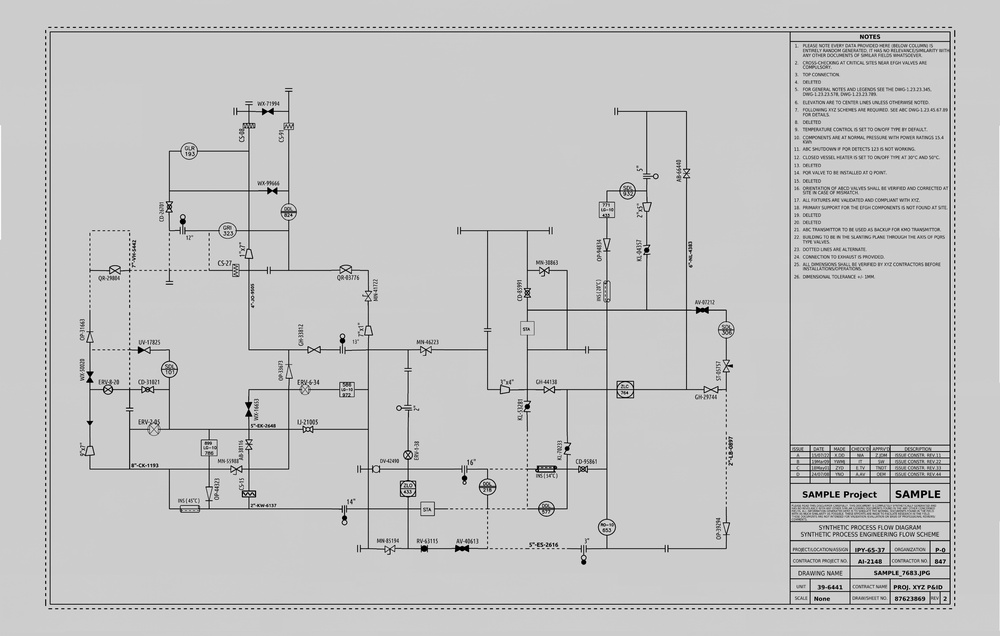
#> input picture Line and Text/0.jpg, 1000 x 636 px, shrunk from 7168 x 4561 before the run
$ python -i line.py   (imports and definitions only)
#> lines starting #> are read from the running program, lines starting #| are printed output that depends on the picture; after the words box and inside, x2 and y2 are one past the last pixel; in counts of white or black regions, pixels touching at a corner belong together
### Line and Text/crop.py
# crop.py
import cv2

def crop_pid_diagram(image_path):
    """Enhanced cropping to remove extra text and focus on the main diagram."""
#> called with image_path = '0.jpg'
    img = cv2.imread(image_path)
#> img is the input picture: shape (636, 1000, 3); min 0, max 255, mean 197.3
    if img is None:
        raise ValueError(f"Error loading image: {image_path}")

    gray = cv2.cvtColor(img, cv2.COLOR_BGR2GRAY)
    edges = cv2.Canny(gray, 50, 150)
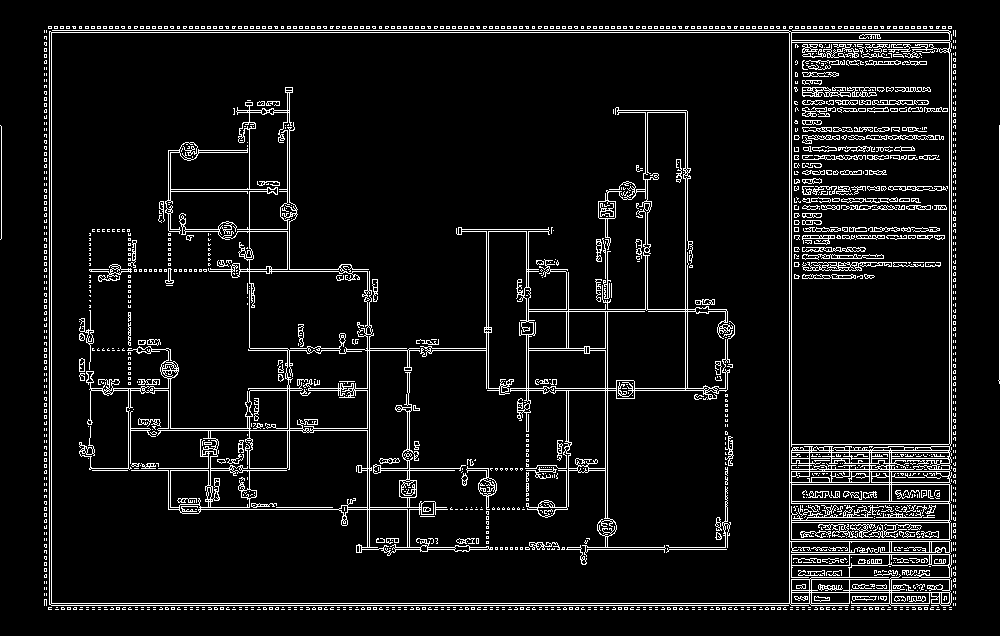
#> edges: shape (636, 1000); 7.5% white in thin lines or dots

    contours, _ = cv2.findContours(edges, cv2.RETR_EXTERNAL, cv2.CHAIN_APPROX_SIMPLE)
#> contours = 664 contours, 662 with area under 20; largest, box (x1, y1, x2, y2) and area: (49, 30, 952, 606) 513478, (852, 596, 877, 601) 72
    filtered_contours = [cnt for cnt in contours if cv2.contourArea(cnt) > 10000]  # Ignore small noise
#> filtered_contours = 1 contour; box (x1, y1, x2, y2) and area: (49, 30, 952, 606) 513478

    if not filtered_contours:
        raise ValueError("No suitable contour found for cropping.")

    max_contour = max(filtered_contours, key=cv2.contourArea)
#> max_contour = contour of 145 points, box (x1, y1, x2, y2) (49, 30, 952, 606), area 513478
    x, y, w, h = cv2.boundingRect(max_contour)
#> x = 49; y = 30; w = 903; h = 576

    if w > h:  # Remove right side assuming text notes
        w = int(w * 0.77)
#> w = 695

    return img[y:y+h, x:x+w]
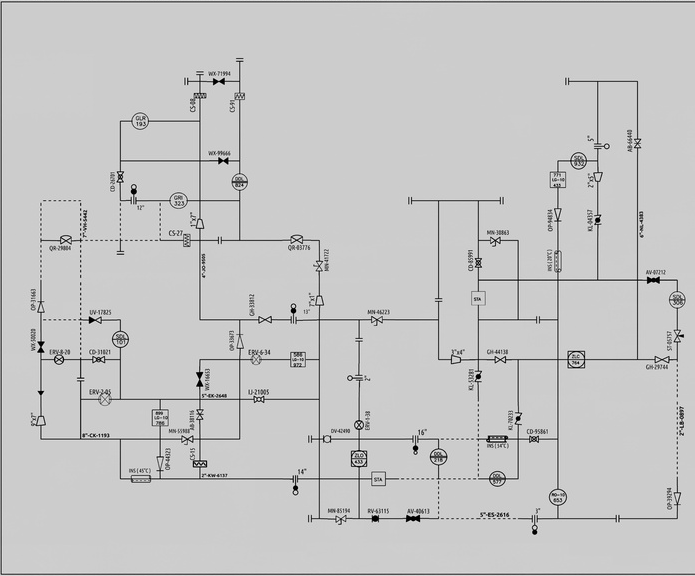
#> returned value: shape (576, 695, 3); min 0, max 255, mean 198.4

### Line and Text/line.py
# line.py
import cv2
import numpy as np
import pandas as pd
from crop import crop_pid_diagram
import matplotlib.pyplot as plt

def remove_symbols_and_detect_lines(image_path, output_csv_path='detected_lines.csv'):
    """Detect lines in a P&ID diagram after cropping and symbol removal."""
    # Load and crop the image to remove extra text
    cropped_image = crop_pid_diagram(image_path)

    # Convert cropped image to grayscale
    img = cv2.cvtColor(cropped_image, cv2.COLOR_BGR2GRAY)
#> img: shape (576, 695)

    # Step 1: Adaptive Threshold for symbol detection
    symbol_mask = cv2.adaptiveThreshold(
        img, 255, cv2.ADAPTIVE_THRESH_GAUSSIAN_C, cv2.THRESH_BINARY_INV, 11, 2
    )
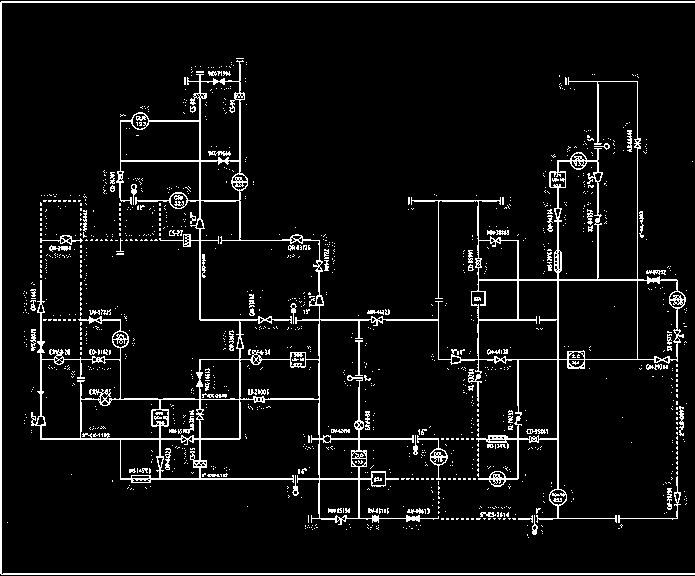
#> symbol_mask: shape (576, 695); 6.3% white in thin lines or dots

    # Step 2: Morphological operations to refine the mask (Larger kernel)
    kernel = np.ones((5, 5), np.uint8)  # Increased kernel size to remove symbols better
    refined_mask = cv2.morphologyEx(symbol_mask, cv2.MORPH_CLOSE, kernel, iterations=4)
#> refined_mask: shape (576, 695); 18.5% white; 9 white regions (7 under 20 px), largest, box (x1, y1, x2, y2) and area: (23, 58, 695, 538) 68852, (0, 0, 695, 576) 5316
    refined_mask = cv2.erode(refined_mask, kernel, iterations=2)  # Reduce noise further
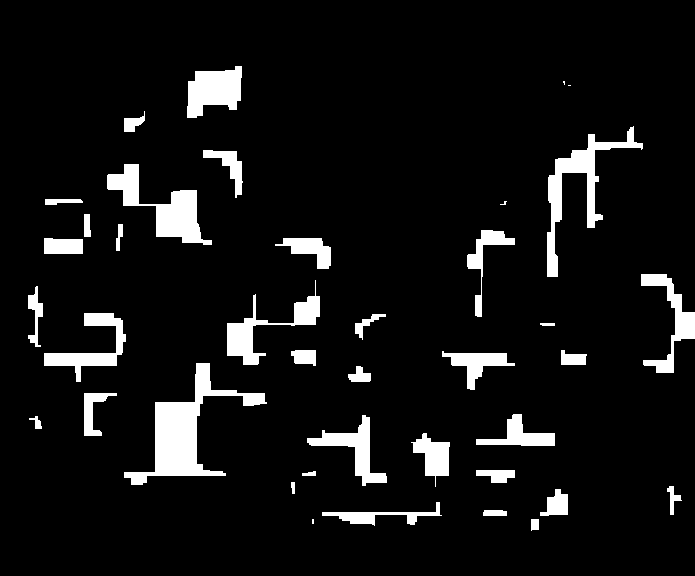
#> refined_mask: shape (576, 695); 7.6% white; 39 white regions (4 under 20 px), largest, box (x1, y1, x2, y2) and area: (124, 363, 267, 485) 4613, (547, 126, 643, 277) 2898, (107, 164, 212, 245) 2865

    # Step 3: Inpaint to remove symbols while preserving lines
    img_no_symbols = cv2.inpaint(img, refined_mask, inpaintRadius=7, flags=cv2.INPAINT_TELEA)
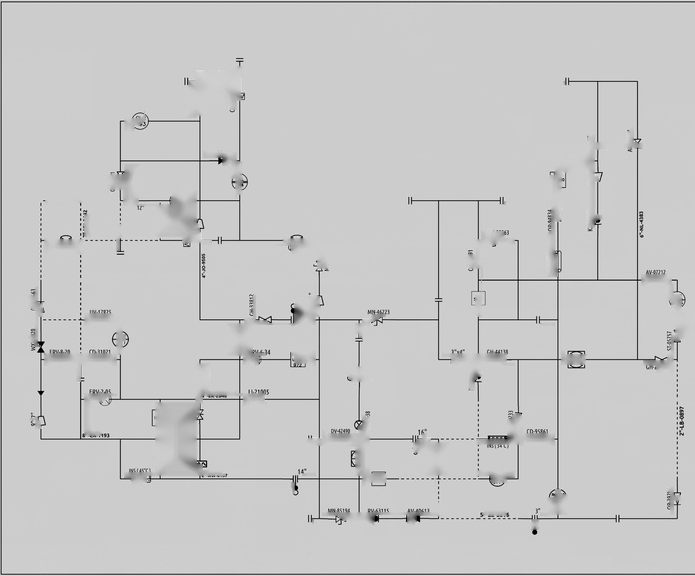
#> img_no_symbols: shape (576, 695); min 0, max 255, mean 199.1

    # Step 4: Contrast enhancement using CLAHE
    clahe = cv2.createCLAHE(clipLimit=2.0, tileGridSize=(8, 8))
    img_enhanced = clahe.apply(img_no_symbols)

    # Step 5: Canny Edge Detection
    edges = cv2.Canny(img_enhanced, 50, 150)
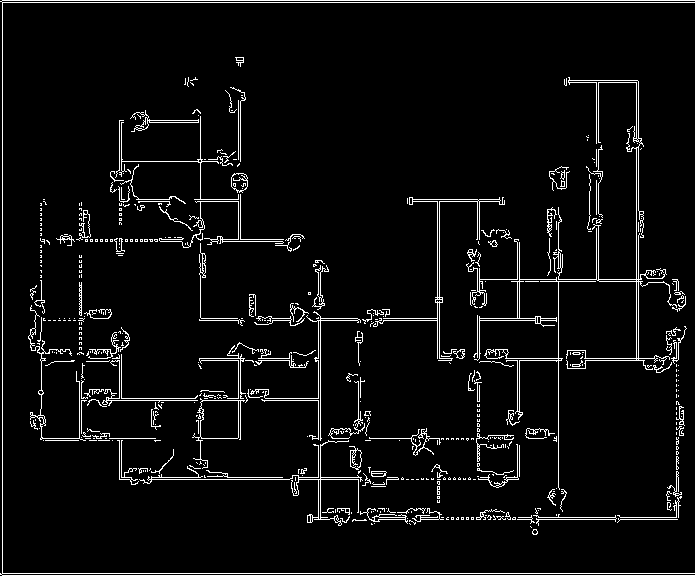
#> edges: shape (576, 695); 4.9% white in thin lines or dots

    # Step 6: Hough Line Transform for line detection (better settings)
    lines = cv2.HoughLinesP(edges, 1, np.pi / 180, threshold=140, minLineLength=40, maxLineGap=15)
#> lines = 44 rows, first 6: [0, 573, 694, 573], [2, 2, 694, 2], [2, 0, 694, 0], [2, 575, 694, 575], [2, 572, 2, 3], [199, 320, 439, 320]

    # Step 7: Filter out short or irrelevant lines
    line_data = []  # List to store detected line coordinates
    img_colored = cv2.cvtColor(cropped_image, cv2.COLOR_BGR2RGB)  # Convert to RGB
    img_height, img_width = img.shape[:2]  # Get image size
#> img_height = 576; img_width = 695

    if lines is not None:
        for line in lines:
            x1, y1, x2, y2 = line[0]
            length = np.sqrt((x2 - x1) ** 2 + (y2 - y1) ** 2)

            # Remove very short lines (noise)
            if length < 30:
                continue

            # Filter lines by angle to avoid false detections from text
            angle = np.arctan2(y2 - y1, x2 - x1) * 180 / np.pi
            if -10 <= angle <= 10 or 80 <= abs(angle) <= 100:  # Keep mostly horizontal & vertical lines
                cv2.line(img_colored, (x1, y1), (x2, y2), (0, 0, 255), 2)

                line_data.append([x1, y1, x2, y2])
#> this loop made 44 passes
#> (x1, y1, x2, y2, length, angle) on passes 1 to 12: (0, 573, 694, 573, 694, 0), (2, 2, 694, 2, 692, 0), (2, 0, 694, 0, 692, 0), (2, 575, 694, 575, 692, 0), (2, 572, 2, 3, 569, -90), (199, 320, 439, 320, 240, 0), (119, 479, 369, 479, 250, 0), (369, 438, 558, 438, 189, 0), (477, 318, 558, 318, 81, 0), (636, 360, 636, 80, 280, -90), (307, 519, 677, 519, 370, 0), (479, 358, 678, 358, 199, 0)
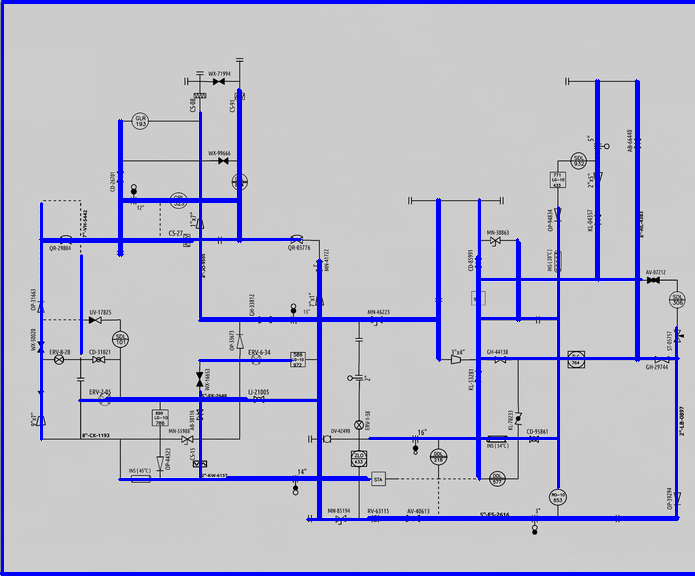
#> img_colored: shape (576, 695, 3); 6.68% of pixels changed, all inside (x1, y1, x2, y2) = (0, 0, 695, 576)
#> after the loop, line_data = 44 items, first 6: [0, 573, 694, 573], [2, 2, 694, 2], [2, 0, 694, 0], [2, 575, 694, 575], [2, 572, 2, 3], [199, 320, 439, 320]

    # Save detected line coordinates to a CSV file
    df_lines = pd.DataFrame(line_data, columns=['X1', 'Y1', 'X2', 'Y2'])
#> df_lines = table of 44 rows and 4 columns
    df_lines.to_csv(output_csv_path, index=False)

    # Display Results
    plt.figure(figsize=(15, 6))

    plt.subplot(1, 2, 1)
    plt.imshow(refined_mask, cmap='gray')
    plt.title('Symbol Mask')
    plt.axis('off')

    plt.subplot(1, 2, 2)
    plt.imshow(img_colored)
    plt.title('Detected Lines (Filtered)')
    plt.axis('off')

    plt.show()

    return cropped_image

>>> result = remove_symbols_and_detect_lines('0.jpg')
